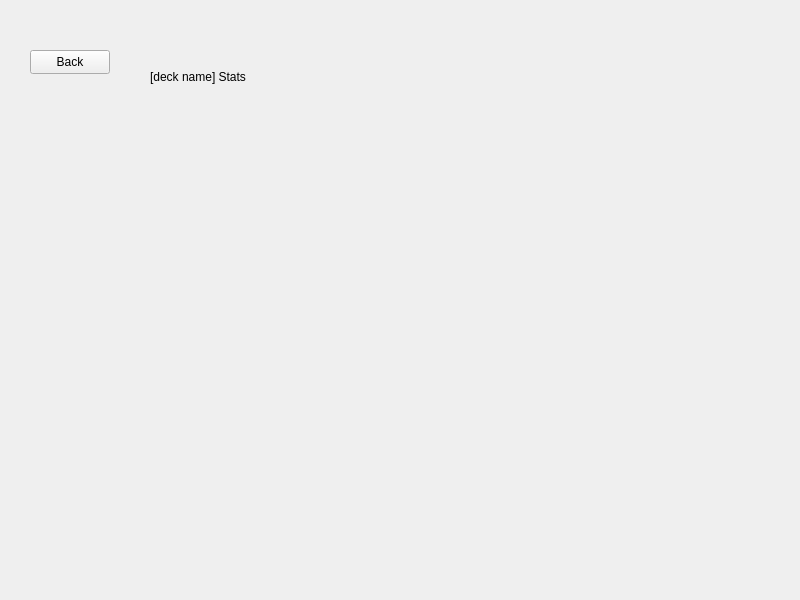
<?xml version="1.0" encoding="UTF-8"?>
<ui version="4.0">
 <class>DeckStatsWidget</class>
 <widget class="QWidget" name="DeckStatsWidget">
  <property name="geometry">
   <rect>
    <x>0</x>
    <y>0</y>
    <width>800</width>
    <height>600</height>
   </rect>
  </property>
  <property name="windowTitle">
   <string>Form</string>
  </property>
  <widget class="QPushButton" name="backButton">
   <property name="geometry">
    <rect>
     <x>30</x>
     <y>50</y>
     <width>80</width>
     <height>24</height>
    </rect>
   </property>
   <property name="text">
    <string>Back</string>
   </property>
  </widget>
  <widget class="QWidget" name="verticalLayoutWidget">
   <property name="geometry">
    <rect>
     <x>150</x>
     <y>70</y>
     <width>501</width>
     <height>461</height>
    </rect>
   </property>
   <layout class="QVBoxLayout" name="mainLayout">
    <item>
     <widget class="QLabel" name="nameLabel">
      <property name="text">
       <string>[deck name] Stats</string>
      </property>
      <property name="scaledContents">
       <bool>true</bool>
      </property>
      <property name="alignment">
       <set>Qt::AlignLeading|Qt::AlignLeft|Qt::AlignTop</set>
      </property>
     </widget>
    </item>
   </layout>
  </widget>
 </widget>
 <resources/>
 <connections/>
</ui>
